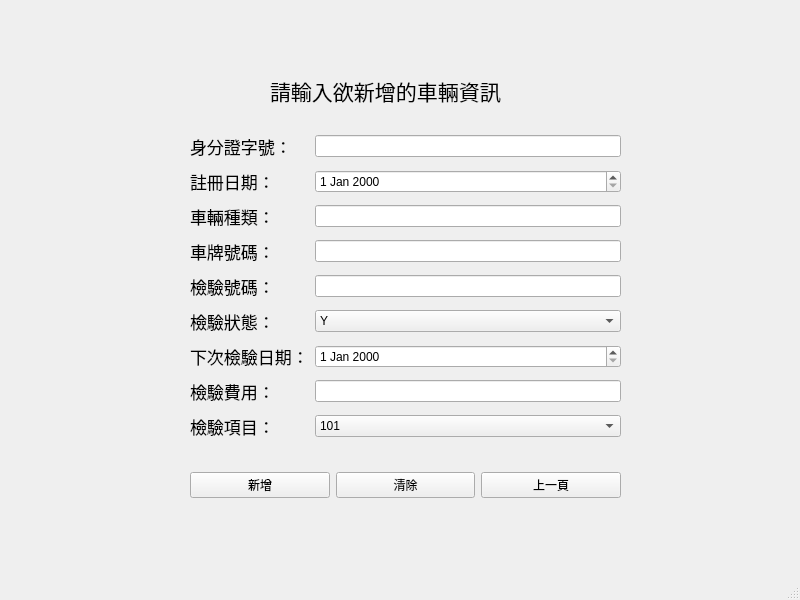
<?xml version="1.0" encoding="UTF-8"?>
<ui version="4.0">
 <class>MainWindow</class>
 <widget class="QMainWindow" name="MainWindow">
  <property name="geometry">
   <rect>
    <x>0</x>
    <y>0</y>
    <width>800</width>
    <height>600</height>
   </rect>
  </property>
  <property name="windowTitle">
   <string>MainWindow</string>
  </property>
  <widget class="QWidget" name="centralwidget">
   <widget class="QWidget" name="layoutWidget">
    <property name="geometry">
     <rect>
      <x>190</x>
      <y>470</y>
      <width>431</width>
      <height>31</height>
     </rect>
    </property>
    <layout class="QHBoxLayout" name="horizontalLayout">
     <item>
      <widget class="QPushButton" name="pushButton">
       <property name="text">
        <string>新增</string>
       </property>
      </widget>
     </item>
     <item>
      <widget class="QPushButton" name="pushButton_2">
       <property name="text">
        <string>清除</string>
       </property>
      </widget>
     </item>
     <item>
      <widget class="QPushButton" name="pushButton_3">
       <property name="text">
        <string>上一頁</string>
       </property>
      </widget>
     </item>
    </layout>
   </widget>
   <widget class="QWidget" name="layoutWidget_2">
    <property name="geometry">
     <rect>
      <x>190</x>
      <y>130</y>
      <width>431</width>
      <height>321</height>
     </rect>
    </property>
    <layout class="QGridLayout" name="gridLayout">
     <item row="0" column="1">
      <widget class="QLineEdit" name="lineEdit_3"/>
     </item>
     <item row="2" column="1">
      <widget class="QLineEdit" name="lineEdit"/>
     </item>
     <item row="3" column="0">
      <widget class="QLabel" name="label_7">
       <property name="font">
        <font>
         <pointsize>13</pointsize>
        </font>
       </property>
       <property name="text">
        <string>車牌號碼：</string>
       </property>
      </widget>
     </item>
     <item row="3" column="1">
      <widget class="QLineEdit" name="lineEdit_6"/>
     </item>
     <item row="0" column="0">
      <widget class="QLabel" name="label_2">
       <property name="font">
        <font>
         <pointsize>13</pointsize>
        </font>
       </property>
       <property name="text">
        <string>身分證字號：</string>
       </property>
      </widget>
     </item>
     <item row="1" column="1">
      <widget class="QDateEdit" name="dateEdit"/>
     </item>
     <item row="7" column="1">
      <widget class="QLineEdit" name="lineEdit_7"/>
     </item>
     <item row="5" column="0">
      <widget class="QLabel" name="label_8">
       <property name="font">
        <font>
         <pointsize>13</pointsize>
        </font>
       </property>
       <property name="text">
        <string>檢驗狀態：</string>
       </property>
      </widget>
     </item>
     <item row="1" column="0">
      <widget class="QLabel" name="label_6">
       <property name="font">
        <font>
         <pointsize>13</pointsize>
        </font>
       </property>
       <property name="text">
        <string>註冊日期：</string>
       </property>
      </widget>
     </item>
     <item row="6" column="1">
      <widget class="QDateEdit" name="dateEdit_2"/>
     </item>
     <item row="7" column="0">
      <widget class="QLabel" name="label_10">
       <property name="font">
        <font>
         <pointsize>13</pointsize>
        </font>
       </property>
       <property name="text">
        <string>檢驗費用：</string>
       </property>
      </widget>
     </item>
     <item row="5" column="1">
      <widget class="QComboBox" name="comboBox_3">
       <item>
        <property name="text">
         <string>Y</string>
        </property>
       </item>
       <item>
        <property name="text">
         <string>N</string>
        </property>
       </item>
      </widget>
     </item>
     <item row="6" column="0">
      <widget class="QLabel" name="label_9">
       <property name="font">
        <font>
         <pointsize>13</pointsize>
        </font>
       </property>
       <property name="text">
        <string>下次檢驗日期：</string>
       </property>
      </widget>
     </item>
     <item row="4" column="0">
      <widget class="QLabel" name="label_5">
       <property name="font">
        <font>
         <pointsize>13</pointsize>
        </font>
       </property>
       <property name="text">
        <string>檢驗號碼：</string>
       </property>
      </widget>
     </item>
     <item row="4" column="1">
      <widget class="QLineEdit" name="lineEdit_5"/>
     </item>
     <item row="2" column="0">
      <widget class="QLabel" name="label_4">
       <property name="font">
        <font>
         <pointsize>13</pointsize>
        </font>
       </property>
       <property name="text">
        <string>車輛種類：</string>
       </property>
      </widget>
     </item>
     <item row="8" column="0">
      <widget class="QLabel" name="label_11">
       <property name="font">
        <font>
         <pointsize>13</pointsize>
        </font>
       </property>
       <property name="text">
        <string>檢驗項目：</string>
       </property>
      </widget>
     </item>
     <item row="8" column="1">
      <widget class="QComboBox" name="comboBox_4">
       <item>
        <property name="text">
         <string>101</string>
        </property>
       </item>
       <item>
        <property name="text">
         <string>102</string>
        </property>
       </item>
       <item>
        <property name="text">
         <string>103</string>
        </property>
       </item>
       <item>
        <property name="text">
         <string>104</string>
        </property>
       </item>
       <item>
        <property name="text">
         <string>105</string>
        </property>
       </item>
      </widget>
     </item>
    </layout>
   </widget>
   <widget class="QLabel" name="label_3">
    <property name="geometry">
     <rect>
      <x>270</x>
      <y>70</y>
      <width>251</width>
      <height>41</height>
     </rect>
    </property>
    <property name="font">
     <font>
      <pointsize>16</pointsize>
     </font>
    </property>
    <property name="text">
     <string>請輸入欲新增的車輛資訊</string>
    </property>
   </widget>
  </widget>
  <widget class="QMenuBar" name="menubar">
   <property name="geometry">
    <rect>
     <x>0</x>
     <y>0</y>
     <width>800</width>
     <height>21</height>
    </rect>
   </property>
  </widget>
  <widget class="QStatusBar" name="statusbar"/>
 </widget>
 <resources/>
 <connections/>
</ui>
